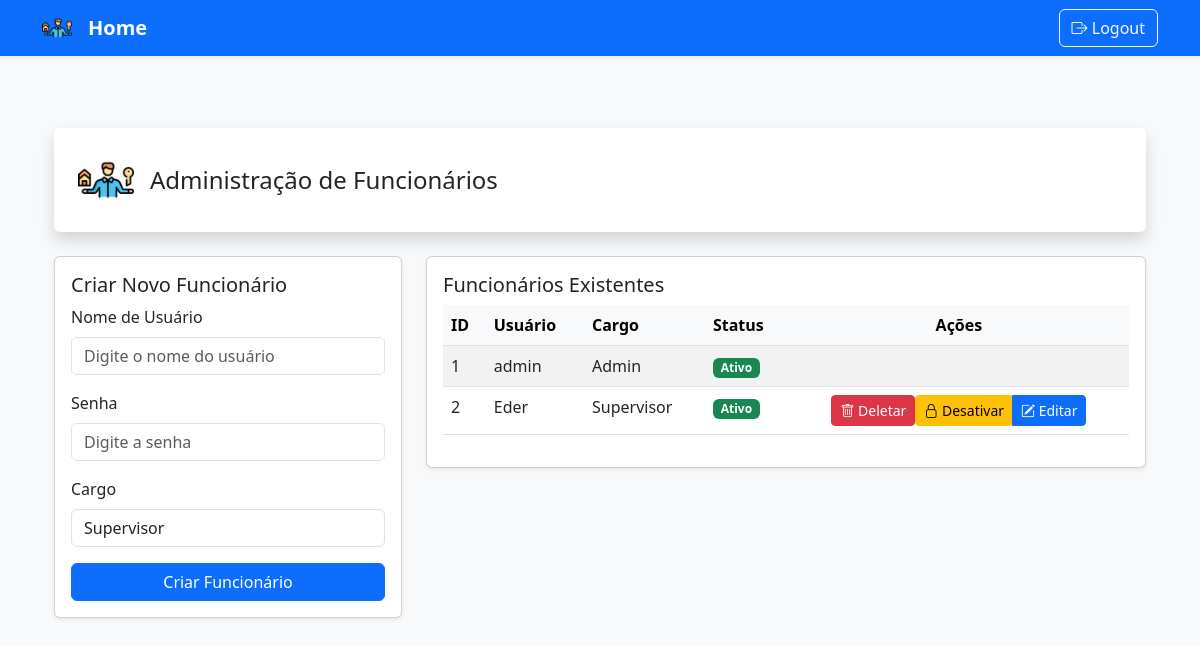
Page /admin (signed in) on the earlier database version.
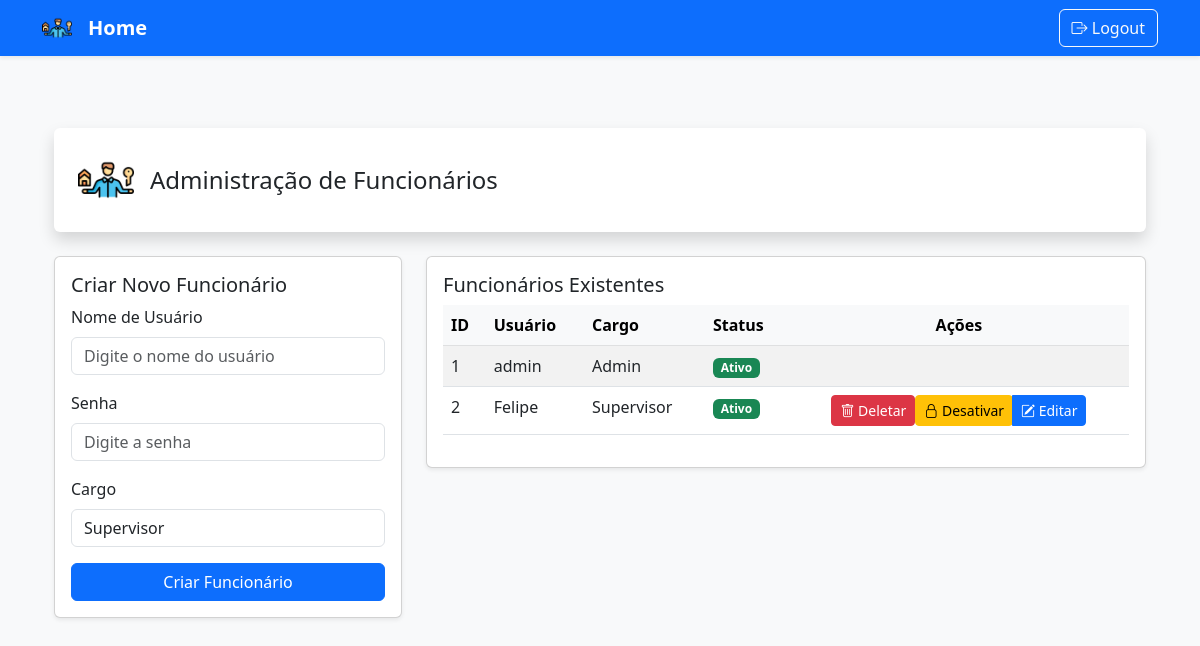
Same page on the later database version.
### backend/models.py (models this page shows, shortened)
class User(db.Model, UserMixin):
    id = db.Column(db.Integer, primary_key=True)
    username = db.Column(db.String(50), unique=True, nullable=False)
    password = db.Column(db.String(128), nullable=False)
    is_admin = db.Column(db.Boolean, default=False)
    active = db.Column(db.Boolean, default=True)
    cargo = db.Column(db.String(50), nullable=False)  # Novo campo
    @property
    def is_active(self):
        return self.active

### backend/routes/auth_routes.py (the view, shortened to what this page needs)
@auth.route('/admin', methods=['GET', 'POST'])
@login_required
def admin():
    if not current_user.is_admin:
        flash('Acesso negado.')
        return redirect(url_for('main.listagem', username=current_user.username))
    users = User.query.all()
    return render_template('admin.html', users=users)

### backend/__init__.py (called while the page is built)
def create_app():
    app = Flask(__name__)
    app.config['SECRET_KEY'] = 'sua-chave-secreta'
    app.config['SQLALCHEMY_DATABASE_URI'] = f'sqlite:///{os.path.abspath(os.path.join(os.path.dirname(__file__), "../infra/gerPtrimonio.db"))}'
    db.init_app(app)
    login_manager = LoginManager()
    login_manager.login_view = 'auth.login'
    login_manager.init_app(app)
    @login_manager.user_loader
    def load_user(user_id):
        return User.query.get(int(user_id))
    @app.context_processor
    def inject_user():
        return dict(current_user=current_user)
    from .routes import register_routes
    register_routes(app)
    return app

### backend/templates/admin.html (shortened to what this page needs)
{% extends "base.html" %}
{% block content %}
<div class="container py-5">
    <header class="d-flex justify-content-between align-items-center bg-white shadow rounded p-4 mb-4">
        <div class="d-flex align-items-center gap-3">
            <img src="{{ url_for('static', filename='img/propriedade.png') }}" alt="Logo" class="img-fluid" style="height: 56px; width: 56px;" />
            <h1 class="h4 mb-0">Administração de Funcionários</h1>
        </div>
    </header>
    <div class="row">
        <section class="col-lg-4 mb-4">
            <div class="card shadow-sm">
                <div class="card-body">
                    <h2 class="h5 card-title">Criar Novo Funcionário</h2>
                    <form method="POST" action="{{ url_for('auth.admin') }}">
                        <div class="mb-3">
                            <label for="username" class="form-label">Nome de Usuário</label>
                            <input type="text" id="username" name="username" placeholder="Digite o nome do usuário"
                                class="form-control" required>
                        </div>
                        <div class="mb-3">
                            <label for="password" class="form-label">Senha</label>
                            <input type="password" id="password" name="password" placeholder="Digite a senha"
                                class="form-control" required>
                        </div>
                        <div class="mb-3">
                            <label for="cargo" class="form-label">Cargo</label>
                            <select id="cargo" name="cargo" class="form-control" required>
                                <option value="Supervisor">Supervisor</option>
                            </select>
                        </div>
                        <button type="submit" class="btn btn-primary w-100">Criar Funcionário</button>
                    </form>
                </div>
            </div>
        </section>
        <section class="col-lg-8">
            <div class="card shadow-sm">
                <div class="card-body">
                    <h2 class="h5 card-title">Funcionários Existentes</h2>
                    <div class="table-responsive">
                        <table class="table table-striped">
                            <thead class="table-light">
                                <tr>
                                    <th>ID</th>
                                    <th>Usuário</th>
                                    <th>Cargo</th>
                                    <th>Status</th>
                                    <th class="text-center">Ações</th>
                                </tr>
                            </thead>
                            <tbody>
                                {% for user in users %}
                                <tr>
                                    <td>{{ user.id }}</td>
                                    <td>{{ user.username }}</td>
                                    <td>{{ user.cargo }}</td>
                                    <td>
                                        {% if user.is_active %}
                                        <span class="badge bg-success">Ativo</span>
                                        {% else %}
                                        <span class="badge bg-danger">Inativo</span>
                                        {% endif %}
                                    </td>
                                    <td class="text-center">
                                        {% if user.username != 'admin' %}
                                        <div class="btn-group" role="group">
                                            <form method="POST" action="{{ url_for('auth.delete_user', id=user.id) }}" class="d-inline">
                                                <button type="submit" class="btn btn-danger btn-sm">
                                                    <i class="bi bi-trash"></i> Deletar
                                                </button>
                                            </form>
                                            {% if user.is_active %}
                                            <form method="POST" action="{{ url_for('auth.deactivate_user', id=user.id) }}" class="d-inline">
                                                <button type="submit" class="btn btn-warning btn-sm">
                                                    <i class="bi bi-lock"></i> Desativar
                                                </button>
                                            </form>
                                            {% else %}
                                            <form method="POST" action="{{ url_for('auth.activate_user', id=user.id) }}" class="d-inline">
                                                <button type="submit" class="btn btn-success btn-sm">
                                                    <i class="bi bi-unlock"></i> Ativar
                                                </button>
                                            </form>
                                            {% endif %}
                                            <a href="{{ url_for('auth.edit_user', id=user.id) }}" class="btn btn-primary btn-sm">
                                                <i class="bi bi-pencil-square"></i> Editar
                                            </a>
                                        </div>
                                        {% endif %}
                                    </td>
                                </tr>
                                {% endfor %}
                            </tbody>
                        </table>
                    </div>
                </div>
            </div>
        </section>
    </div>
</div>
{% endblock %}

### backend/templates/base.html (shortened to what this page needs)
<!DOCTYPE html>
<html lang="pt-br">
  <head>
    <link
      href="https://cdn.jsdelivr.net/npm/bootstrap@5.3.0/dist/css/bootstrap.min.css"
      rel="stylesheet"
    />
    <link
      href="https://cdn.jsdelivr.net/npm/bootstrap-icons@1.10.5/font/bootstrap-icons.css"
      rel="stylesheet"
    />
    <link
      href="https://cdn.jsdelivr.net/npm/bootstrap-icons/font/bootstrap-icons.css"
      rel="stylesheet"
    />
  </head>
  <body class="bg-light">
    {% if request.endpoint != "auth.login" %}
    <nav class="navbar navbar-expand-lg navbar-dark bg-primary shadow-sm mb-4">
      <div class="container">
        <a href="{{ url_for('main.listagem', username=current_user.username) }}" class="navbar-brand d-flex align-items-center home-link">
          <img
            src="{{ url_for('static', filename='img/propriedade.png') }}"
            alt="GerPatrimônio"
            width="30"
            height="30"
            class="d-inline-block align-text-top me-3"
          />
          <span class="fw-bold">Home</span>
        </a>
        {% if current_user.is_authenticated %}
        <div class="d-flex">
          <a class="btn btn-outline-light" href="{{ url_for('auth.logout') }}">
            <i class="bi bi-box-arrow-right"></i> Logout
          </a>
        </div>
        {% endif %}
      </div>
    </nav>
    {% endif %}
    <div class="container my-4">
       {% block content %}{% endblock %}
    </div>
  </body>
</html>

Differences in the rows shown:
changed User "Supervisor": username "Eder" → "Felipe"
